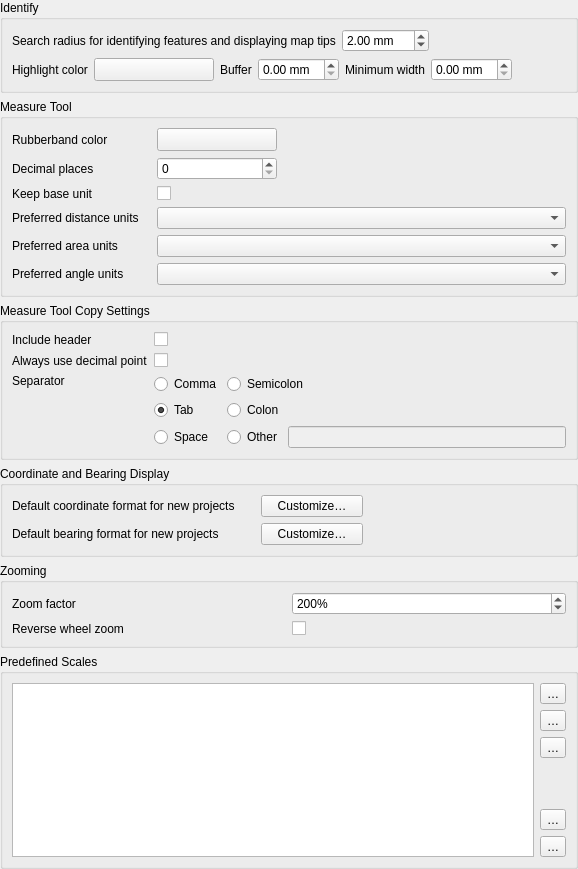
             <widget class="QWidget" name="mOptionsScrollAreaContents_05">
              <property name="geometry">
               <rect>
                <x>0</x>
                <y>0</y>
                <width>578</width>
                <height>869</height>
               </rect>
              </property>
              <layout class="QVBoxLayout" name="verticalLayout_30">
               <property name="leftMargin">
                <number>0</number>
               </property>
               <property name="topMargin">
                <number>0</number>
               </property>
               <property name="rightMargin">
                <number>0</number>
               </property>
               <property name="bottomMargin">
                <number>0</number>
               </property>
               <item>
                <widget class="QgsCollapsibleGroupBox" name="mIdentifyGroupBox">
                 <property name="title">
                  <string>Identify</string>
                 </property>
                 <layout class="QVBoxLayout" name="verticalLayout_37">
                  <item>
                   <layout class="QHBoxLayout" name="mIdentifyRadiusHorizontalLayout">
                    <item>
                     <widget class="QLabel" name="textLabel1_3">
                      <property name="text">
                       <string>Search radius for identifying features and displaying map tips</string>
                      </property>
                     </widget>
                    </item>
                    <item>
                     <widget class="QgsDoubleSpinBox" name="spinBoxIdentifyValue">
                      <property name="suffix">
                       <string> mm</string>
                      </property>
                      <property name="maximum">
                       <double>100.000000000000000</double>
                      </property>
                      <property name="singleStep">
                       <double>1.000000000000000</double>
                      </property>
                      <property name="value">
                       <double>2.000000000000000</double>
                      </property>
                     </widget>
                    </item>
                    <item>
                     <spacer name="horizontalSpacer_44">
                      <property name="orientation">
                       <enum>Qt::Horizontal</enum>
                      </property>
                      <property name="sizeHint" stdset="0">
                       <size>
                        <width>40</width>
                        <height>20</height>
                       </size>
                      </property>
                     </spacer>
                    </item>
                   </layout>
                  </item>
                  <item>
                   <layout class="QHBoxLayout" name="mIdentifyHighlightHorizontalLayout">
                    <item>
                     <widget class="QLabel" name="mIdentifyHighlighColorLabel">
                      <property name="text">
                       <string>Highlight color</string>
                      </property>
                     </widget>
                    </item>
                    <item>
                     <widget class="QgsColorButton" name="mIdentifyHighlightColorButton">
                      <property name="sizePolicy">
                       <sizepolicy hsizetype="Fixed" vsizetype="Fixed">
                        <horstretch>0</horstretch>
                        <verstretch>0</verstretch>
                       </sizepolicy>
                      </property>
                      <property name="minimumSize">
                       <size>
                        <width>120</width>
                        <height>0</height>
                       </size>
                      </property>
                      <property name="maximumSize">
                       <size>
                        <width>120</width>
                        <height>16777215</height>
                       </size>
                      </property>
                      <property name="toolTip">
                       <string>&lt;html&gt;&lt;head/&gt;&lt;body&gt;&lt;p&gt;The color used to highlight identified feature. The alpha channel is only used for polygons fill, lines and outlines are fully opaque.&lt;/p&gt;&lt;/body&gt;&lt;/html&gt;</string>
                      </property>
                      <property name="text">
                       <string/>
                      </property>
                     </widget>
                    </item>
                    <item>
                     <widget class="QLabel" name="mIdentifyHighlightBufferLabel">
                      <property name="toolTip">
                       <string/>
                      </property>
                      <property name="text">
                       <string>Buffer</string>
                      </property>
                     </widget>
                    </item>
                    <item>
                     <widget class="QgsDoubleSpinBox" name="mIdentifyHighlightBufferSpinBox">
                      <property name="toolTip">
                       <string>Lines / outlines buffer in millimeters.</string>
                      </property>
                      <property name="suffix">
                       <string> mm</string>
                      </property>
                     </widget>
                    </item>
                    <item>
                     <widget class="QLabel" name="mIdentifyHighlightMinWidthLabel">
                      <property name="toolTip">
                       <string/>
                      </property>
                      <property name="text">
                       <string>Minimum width</string>
                      </property>
                     </widget>
                    </item>
                    <item>
                     <widget class="QgsDoubleSpinBox" name="mIdentifyHighlightMinWidthSpinBox">
                      <property name="toolTip">
                       <string>Minimum line / stroke width in millimeters.</string>
                      </property>
                      <property name="suffix">
                       <string> mm</string>
                      </property>
                     </widget>
                    </item>
                    <item>
                     <spacer name="horizontalSpacer_45">
                      <property name="orientation">
                       <enum>Qt::Horizontal</enum>
                      </property>
                      <property name="sizeHint" stdset="0">
                       <size>
                        <width>40</width>
                        <height>20</height>
                       </size>
                      </property>
                     </spacer>
                    </item>
                   </layout>
                  </item>
                 </layout>
                </widget>
               </item>
               <item>
                <widget class="QgsCollapsibleGroupBox" name="mMeasureToolGroupBox">
                 <property name="title">
                  <string>Measure Tool</string>
                 </property>
                 <layout class="QGridLayout" name="gridLayout_21">
                  <item row="5" column="0">
                   <widget class="QLabel" name="mAngleUnitsLabel">
                    <property name="text">
                     <string>Preferred angle units</string>
                    </property>
                   </widget>
                  </item>
                  <item row="4" column="0">
                   <widget class="QLabel" name="textLabel1_14">
                    <property name="text">
                     <string>Preferred area units</string>
                    </property>
                   </widget>
                  </item>
                  <item row="5" column="1" colspan="3">
                   <widget class="QComboBox" name="mAngleUnitsComboBox"/>
                  </item>
                  <item row="0" column="2" colspan="2">
                   <spacer>
                    <property name="orientation">
                     <enum>Qt::Horizontal</enum>
                    </property>
                    <property name="sizeHint" stdset="0">
                     <size>
                      <width>191</width>
                      <height>20</height>
                     </size>
                    </property>
                   </spacer>
                  </item>
                  <item row="3" column="1" colspan="3">
                   <widget class="QComboBox" name="mDistanceUnitsComboBox"/>
                  </item>
                  <item row="0" column="0">
                   <widget class="QLabel" name="textLabel1_10">
                    <property name="text">
                     <string>Rubberband color</string>
                    </property>
                   </widget>
                  </item>
                  <item row="0" column="1">
                   <widget class="QgsColorButton" name="pbnMeasureColor">
                    <property name="sizePolicy">
                     <sizepolicy hsizetype="Fixed" vsizetype="Fixed">
                      <horstretch>0</horstretch>
                      <verstretch>0</verstretch>
                     </sizepolicy>
                    </property>
                    <property name="minimumSize">
                     <size>
                      <width>120</width>
                      <height>0</height>
                     </size>
                    </property>
                    <property name="maximumSize">
                     <size>
                      <width>120</width>
                      <height>16777215</height>
                     </size>
                    </property>
                    <property name="text">
                     <string/>
                    </property>
                   </widget>
                  </item>
                  <item row="3" column="0">
                   <widget class="QLabel" name="textLabel1_11">
                    <property name="text">
                     <string>Preferred distance units</string>
                    </property>
                   </widget>
                  </item>
                  <item row="2" column="1">
                   <widget class="QCheckBox" name="mKeepBaseUnitCheckBox">
                    <property name="text">
                     <string/>
                    </property>
                   </widget>
                  </item>
                  <item row="1" column="0">
                   <widget class="QLabel" name="label_12">
                    <property name="text">
                     <string>Decimal places</string>
                    </property>
                   </widget>
                  </item>
                  <item row="2" column="0">
                   <widget class="QLabel" name="label_13">
                    <property name="toolTip">
                     <string>If unchecked large numbers will be converted from m. to km. and from ft. to miles</string>
                    </property>
                    <property name="text">
                     <string>Keep base unit</string>
                    </property>
                   </widget>
                  </item>
                  <item row="1" column="1">
                   <widget class="QgsSpinBox" name="mDecimalPlacesSpinBox"/>
                  </item>
                  <item row="4" column="1" colspan="3">
                   <widget class="QComboBox" name="mAreaUnitsComboBox"/>
                  </item>
                 </layout>
                </widget>
               </item>
               <item>
                <widget class="QgsCollapsibleGroupBox" name="mMeasureToolCopySettingsGroupBox">
                 <property name="title">
                  <string>Measure Tool Copy Settings</string>
                 </property>
                 <layout class="QGridLayout" name="gridLayout_20">
                  <item row="0" column="0">
                   <widget class="QLabel" name="label_22">
                    <property name="text">
                     <string>Include header</string>
                    </property>
                   </widget>
                  </item>
                  <item row="2" column="0">
                   <widget class="QLabel" name="label_23">
                    <property name="text">
                     <string>Separator</string>
                    </property>
                    <property name="alignment">
                     <set>Qt::AlignLeading|Qt::AlignLeft|Qt::AlignTop</set>
                    </property>
                   </widget>
                  </item>
                  <item row="1" column="1">
                   <widget class="QCheckBox" name="mAlwaysUseDecimalPoint">
                    <property name="text">
                     <string/>
                    </property>
                   </widget>
                  </item>
                  <item row="2" column="1">
                   <layout class="QGridLayout" name="gridLayout_6">
                    <item row="0" column="0">
                     <widget class="QRadioButton" name="mSeparatorComma">
                      <property name="text">
                       <string>Comma</string>
                      </property>
                     </widget>
                    </item>
                    <item row="2" column="0">
                     <widget class="QRadioButton" name="mSeparatorSpace">
                      <property name="text">
                       <string>Space</string>
                      </property>
                     </widget>
                    </item>
                    <item row="1" column="1">
                     <widget class="QRadioButton" name="mSeparatorColon">
                      <property name="text">
                       <string>Colon</string>
                      </property>
                     </widget>
                    </item>
                    <item row="0" column="1">
                     <widget class="QRadioButton" name="mSeparatorSemicolon">
                      <property name="text">
                       <string>Semicolon</string>
                      </property>
                     </widget>
                    </item>
                    <item row="1" column="0">
                     <widget class="QRadioButton" name="mSeparatorTab">
                      <property name="text">
                       <string>Tab</string>
                      </property>
                      <property name="checked">
                       <bool>true</bool>
                      </property>
                     </widget>
                    </item>
                    <item row="2" column="1">
                     <layout class="QHBoxLayout" name="horizontalLayout_3">
                      <item>
                       <widget class="QRadioButton" name="mSeparatorOther">
                        <property name="text">
                         <string>Other</string>
                        </property>
                       </widget>
                      </item>
                      <item>
                       <widget class="QLineEdit" name="mSeparatorCustom">
                        <property name="enabled">
                         <bool>false</bool>
                        </property>
                        <property name="sizePolicy">
                         <sizepolicy hsizetype="Expanding" vsizetype="Fixed">
                          <horstretch>0</horstretch>
                          <verstretch>0</verstretch>
                         </sizepolicy>
                        </property>
                        <property name="maxLength">
                         <number>3</number>
                        </property>
                       </widget>
                      </item>
                     </layout>
                    </item>
                   </layout>
                  </item>
                  <item row="0" column="1">
                   <widget class="QCheckBox" name="mIncludeHeader">
                    <property name="text">
                     <string/>
                    </property>
                   </widget>
                  </item>
                  <item row="1" column="0">
                   <widget class="QLabel" name="label_24">
                    <property name="toolTip">
                     <string>Use a dot as the decimal separator, even if the current locale uses a different character</string>
                    </property>
                    <property name="text">
                     <string>Always use decimal point</string>
                    </property>
                   </widget>
                  </item>
                 </layout>
                </widget>
               </item>
               <item>
                <widget class="QgsCollapsibleGroupBox" name="mCoordinateDisplayGroup">
                 <property name="sizePolicy">
                  <sizepolicy hsizetype="Preferred" vsizetype="Maximum">
                   <horstretch>0</horstretch>
                   <verstretch>0</verstretch>
                  </sizepolicy>
                 </property>
                 <property name="title">
                  <string>Coordinate and Bearing Display</string>
                 </property>
                 <property name="syncGroup" stdset="0">
                  <string notr="true">projgeneral</string>
                 </property>
                 <layout class="QGridLayout" name="gridLayout_30" columnstretch="0,0,3,6">
                  <item row="1" column="2">
                   <widget class="QPushButton" name="mCustomizeBearingFormatButton">
                    <property name="text">
                     <string>Customize…</string>
                    </property>
                   </widget>
                  </item>
                  <item row="1" column="0">
                   <widget class="QLabel" name="label_69">
                    <property name="text">
                     <string>Default bearing format for new projects</string>
                    </property>
                   </widget>
                  </item>
                  <item row="1" column="3">
                   <spacer name="horizontalSpacer_10">
                    <property name="orientation">
                     <enum>Qt::Horizontal</enum>
                    </property>
                    <property name="sizeHint" stdset="0">
                     <size>
                      <width>40</width>
                      <height>20</height>
                     </size>
                    </property>
                   </spacer>
                  </item>
                  <item row="1" column="1">
                   <spacer name="horizontalSpacer_11">
                    <property name="orientation">
                     <enum>Qt::Horizontal</enum>
                    </property>
                    <property name="sizeType">
                     <enum>QSizePolicy::Maximum</enum>
                    </property>
                    <property name="sizeHint" stdset="0">
                     <size>
                      <width>20</width>
                      <height>20</height>
                     </size>
                    </property>
                   </spacer>
                  </item>
                  <item row="0" column="0">
                   <widget class="QLabel" name="label_72">
                    <property name="text">
                     <string>Default coordinate format for new projects</string>
                    </property>
                   </widget>
                  </item>
                  <item row="0" column="2">
                   <widget class="QPushButton" name="mCustomizeCoordinateFormatButton">
                    <property name="text">
                     <string>Customize…</string>
                    </property>
                   </widget>
                  </item>
                 </layout>
                </widget>
               </item>
               <item>
                <widget class="QgsCollapsibleGroupBox" name="mZoomingGroupBox">
                 <property name="title">
                  <string>Zooming</string>
                 </property>
                 <layout class="QGridLayout" name="_8">
                  <item row="0" column="0">
                   <widget class="QLabel" name="label_3">
                    <property name="text">
                     <string>Zoom factor</string>
                    </property>
                   </widget>
                  </item>
                  <item row="0" column="1">
                   <widget class="QgsSpinBox" name="spinZoomFactor">
                    <property name="toolTip">
                     <string>Specifies the change in zoom level with each move of the mouse wheel.
The bigger the number, the faster zooming with the mouse wheel will be.</string>
                    </property>
                    <property name="suffix">
                     <string>%</string>
                    </property>
                    <property name="minimum">
                     <number>100</number>
                    </property>
                    <property name="maximum">
                     <number>1000</number>
                    </property>
                    <property name="singleStep">
                     <number>10</number>
                    </property>
                    <property name="value">
                     <number>200</number>
                    </property>
                    <property name="showClearButton" stdset="0">
                     <bool>true</bool>
                    </property>
                   </widget>
                  </item>
                  <item row="1" column="0">
                   <widget class="QLabel" name="label_21">
                    <property name="text">
                     <string>Reverse wheel zoom</string>
                    </property>
                   </widget>
                  </item>
                  <item row="1" column="1">
                   <widget class="QCheckBox" name="reverseWheelZoom">
                    <property name="text">
                     <string/>
                    </property>
                   </widget>
                  </item>
                 </layout>
                </widget>
               </item>
               <item>
                <widget class="QgsCollapsibleGroupBox" name="mPredefinedScalesGroupBox">
                 <property name="title">
                  <string>Predefined Scales</string>
                 </property>
                 <layout class="QGridLayout" name="gridLayout_26">
                  <item row="0" column="0">
                   <widget class="QListWidget" name="mListGlobalScales"/>
                  </item>
                  <item row="0" column="1">
                   <layout class="QVBoxLayout" name="verticalLayout_13">
                    <item>
                     <widget class="QToolButton" name="pbnAddScale">
                      <property name="toolTip">
                       <string>Add predefined scale</string>
                      </property>
                      <property name="text">
                       <string>…</string>
                      </property>
                      <property name="icon">
                       <iconset resource="../../images/images.qrc">
                        <normaloff>:/images/themes/default/symbologyAdd.svg</normaloff>:/images/themes/default/symbologyAdd.svg</iconset>
                      </property>
                     </widget>
                    </item>
                    <item>
                     <widget class="QToolButton" name="pbnRemoveScale">
                      <property name="toolTip">
                       <string>Remove selected scale</string>
                      </property>
                      <property name="text">
                       <string>…</string>
                      </property>
                      <property name="icon">
                       <iconset resource="../../images/images.qrc">
                        <normaloff>:/images/themes/default/symbologyRemove.svg</normaloff>:/images/themes/default/symbologyRemove.svg</iconset>
                      </property>
                     </widget>
                    </item>
                    <item>
                     <widget class="QToolButton" name="pbnDefaultScaleValues">
                      <property name="toolTip">
                       <string>Reset to default scales</string>
                      </property>
                      <property name="text">
                       <string>…</string>
                      </property>
                      <property name="icon">
                       <iconset resource="../../images/images.qrc">
                        <normaloff>:/images/themes/default/mActionUndo.svg</normaloff>:/images/themes/default/mActionUndo.svg</iconset>
                      </property>
                     </widget>
                    </item>
                    <item>
                     <spacer name="verticalSpacer_7">
                      <property name="orientation">
                       <enum>Qt::Vertical</enum>
                      </property>
                      <property name="sizeHint" stdset="0">
                       <size>
                        <width>20</width>
                        <height>40</height>
                       </size>
                      </property>
                     </spacer>
                    </item>
                    <item>
                     <widget class="QToolButton" name="pbnImportScales">
                      <property name="toolTip">
                       <string>Import from file</string>
                      </property>
                      <property name="text">
                       <string>…</string>
                      </property>
                      <property name="icon">
                       <iconset resource="../../images/images.qrc">
                        <normaloff>:/images/themes/default/mActionFileOpen.svg</normaloff>:/images/themes/default/mActionFileOpen.svg</iconset>
                      </property>
                     </widget>
                    </item>
                    <item>
                     <widget class="QToolButton" name="pbnExportScales">
                      <property name="toolTip">
                       <string>Export to file</string>
                      </property>
                      <property name="text">
                       <string>…</string>
                      </property>
                      <property name="icon">
                       <iconset resource="../../images/images.qrc">
                        <normaloff>:/images/themes/default/mActionFileSave.svg</normaloff>:/images/themes/default/mActionFileSave.svg</iconset>
                      </property>
                     </widget>
                    </item>
                   </layout>
                  </item>
                 </layout>
                </widget>
               </item>
               <item>
                <spacer name="verticalSpacer_3">
                 <property name="orientation">
                  <enum>Qt::Vertical</enum>
                 </property>
                 <property name="sizeHint" stdset="0">
                  <size>
                   <width>20</width>
                   <height>0</height>
                  </size>
                 </property>
                </spacer>
               </item>
              </layout>
             </widget>
